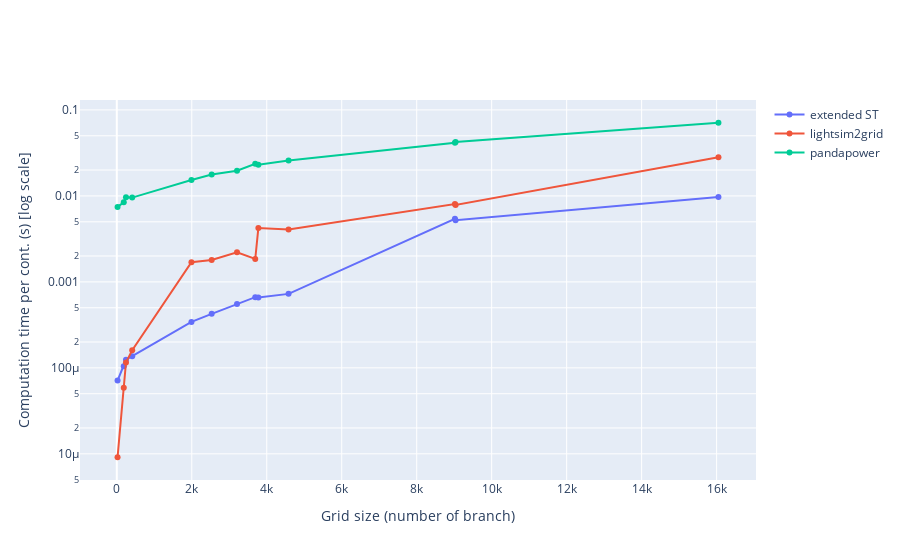

Notebook source saved alongside this figure:
### Code cell
fig = go.Figure()
fig.add_trace(go.Line(x=nb_branch, y=[el[1] for el in res_per_cont], name="extended ST"))
fig.add_trace(go.Line(x=nb_branch, y=[el[2] for el in res_per_cont], name="lightsim2grid"))
fig.add_trace(go.Line(x=nb_branch, y=[el[3] for el in res_per_cont], name="pandapower"))
# fig.add_trace(go.Line(x=nb_branch, y=nb_branch, name="test"))
fig.update_xaxes(title_text="Grid size (number of branch)")
fig.update_yaxes(title_text="Computation time per cont. (s) [log scale]")
fig.update_yaxes(type="log")
fig

### Figure 1 — Plotly figure (JSON) as saved in the notebook; plotly's stock layout.template omitted (floating-point values rounded to 4 significant figures)
{"data": [{"name": "extended ST", "type": "scatter", "x": [20, 186, 245, 411, 1991, 2531, 3207, 3693, 3776, 4582, 9019, 9037, 16049], "y": [7.118e-05, 0.0001043, 0.0001242, 0.0001365, 0.0003422, 0.0004246, 0.0005519, 0.0006638, 0.0006601, 0.0007253, 0.005414, 0.005218, 0.009687]}, {"name": "lightsim2grid", "type": "scatter", "x": [20, 186, 245, 411, 1991, 2531, 3207, 3693, 3776, 4582, 9019, 9037, 16049], "y": [9.126e-06, 5.881e-05, 0.0001154, 0.0001602, 0.001693, 0.001796, 0.002212, 0.001847, 0.004224, 0.004078, 0.008037, 0.007834, 0.02823]}, {"name": "pandapower", "type": "scatter", "x": [20, 186, 245, 411, 1991, 2531, 3207, 3693, 3776, 4582, 9019, 9037, 16049], "y": [0.007451, 0.008417, 0.009657, 0.009558, 0.01535, 0.01775, 0.0196, 0.0236, 0.02298, 0.02585, 0.0414, 0.04227, 0.07094]}], "layout": {"xaxis": {"title": {"text": "Grid size (number of branch)"}}, "yaxis": {"title": {"text": "Computation time per cont. (s) [log scale]"}, "type": "log"}}}
